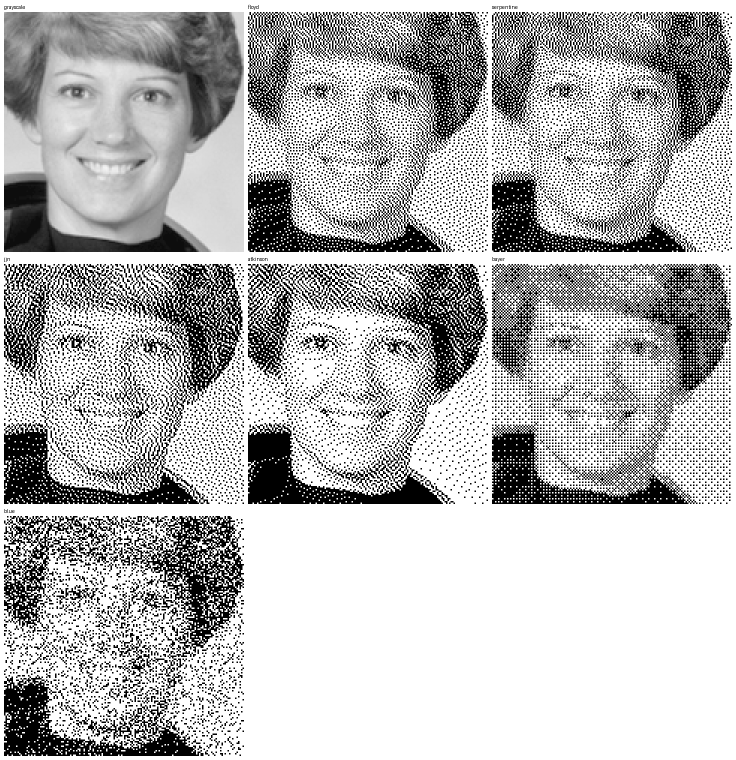
#> input picture docs/images/astronaut/detail.png, 1472 x 1520 px (shown at 1/2 size)
$ python compare_dither.py ../docs/images/astronaut/detail.png
#> lines starting #> are read from the running program, lines starting #| are printed output that depends on the picture; after the words box and inside, x2 and y2 are one past the last pixel; in counts of white or black regions, pixels touching at a corner belong together
### src/thermal_photo_box/cli.py
"""XP-80T thermal photo printing prototype.

Tested empirically by the project owner with USB ID 1fc9:2016.
Hardware-dependent functionality is not automatically tested.
"""
import argparse
from pathlib import Path

import numpy as np
from PIL import Image, ImageEnhance, ImageFilter, ImageOps

WIDTH = 576
VID = 0x1FC9
PID = 0x2016

JJN_KERNEL = (
    (1, 0, 7 / 48), (2, 0, 5 / 48),
    (-2, 1, 3 / 48), (-1, 1, 5 / 48), (0, 1, 7 / 48),
    (1, 1, 5 / 48), (2, 1, 3 / 48),
    (-2, 2, 1 / 48), (-1, 2, 3 / 48), (0, 2, 5 / 48),
    (1, 2, 3 / 48), (2, 2, 1 / 48),
)


def preprocess(path: Path, width: int, gamma: float, contrast: float, blur: float) -> Image.Image:
#> called with width = 576, gamma = 0.7, contrast = 0.9, blur = 0.35
    with Image.open(path) as src:
#> src is the input picture: PIL image 1472x1520 L; min 0, max 255, mean 183
        rgb = ImageOps.exif_transpose(src).convert("RGB")
    height = max(1, round(rgb.height * width / rgb.width))
#> height = 595
    gray = ImageOps.grayscale(rgb.resize((width, height), Image.Resampling.LANCZOS))
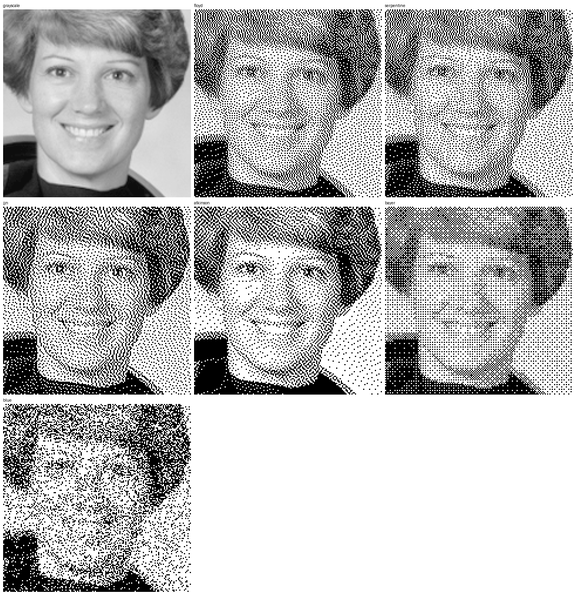
#> gray: PIL image 576x595 L; min 0, max 255, mean 181.5
    # Exponent below 1 brightens midtones.
    lut = [round(255 * (i / 255) ** gamma) for i in range(256)]
    gray = gray.point(lut)
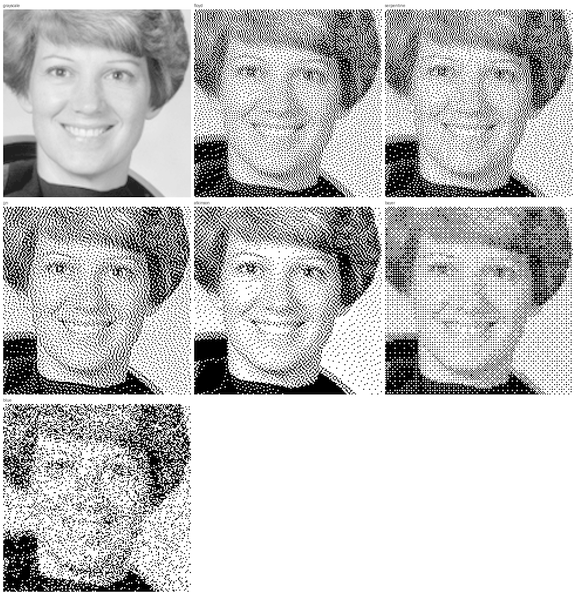
#> gray: PIL image 576x595 L; min 0, max 255, mean 192.3
    gray = ImageEnhance.Contrast(gray).enhance(contrast)
    if blur > 0:
        gray = gray.filter(ImageFilter.GaussianBlur(blur))
    return gray


# Threshold-noise amplitude (grey levels) of the "jjn-noise" method; see docs/candidates.md.
NOISE_AMPLITUDE = 64


def error_diffusion(gray: Image.Image, kernel, serpentine: bool = False, threshold_noise=None) -> Image.Image:
    """Error diffusion; `threshold_noise` (array of the image shape) is added to the threshold of 128."""
    src = np.asarray(gray, dtype=np.float32).copy()
    h, w = src.shape
    threshold = 128.0 + (np.zeros((h, w)) if threshold_noise is None else threshold_noise)
    output = np.empty((h, w), dtype=np.uint8)
    for y in range(h):
        reverse = serpentine and y % 2 == 1
        indices = range(w - 1, -1, -1) if reverse else range(w)
        direction = -1 if reverse else 1
        for x in indices:
            old = src[y, x]
            new = 255 if old >= threshold[y, x] else 0
            output[y, x] = new
            err = old - new
            for dx, dy, weight in kernel:
                nx, ny = x + direction * dx, y + dy
                if 0 <= nx < w and 0 <= ny < h:
                    src[ny, nx] += err * weight
    return Image.fromarray(output).convert("1", dither=Image.Dither.NONE)


# [9 lines left out: function dither, not called in this run]


def open_printer():
    from escpos.printer import Usb
    return Usb(VID, PID)


# [96 lines left out: functions set_density, main, not called in this run]


# [2 lines that do not run on import are left out]

### experiments/compare_dither.py
#!/usr/bin/env python3
"""Render (and optionally print) a dithering comparison for 576-dot printers.

Reproduces the XP-80T comparison in docs/experiments-xp80t.md:
Floyd-Steinberg, serpentine Floyd-Steinberg, Jarvis-Judice-Ninke, Atkinson,
Bayer 8x8 and an FFT high-pass threshold-mask approximation of blue noise.

Preprocessing is shared with the `thermal-photo-box render` command.
Printing is opt-in (--print); a density command is sent only with --density.
"""
import argparse
from pathlib import Path

import numpy as np
from PIL import Image, ImageDraw, ImageFont, ImageOps

from thermal_photo_box.cli import JJN_KERNEL, WIDTH, error_diffusion, open_printer, preprocess, set_density
from thermal_photo_box.simulate import DEFAULT_RADIUS, DotModel, simulate

FS_KERNEL = ((1, 0, 7 / 16), (-1, 1, 3 / 16), (0, 1, 5 / 16), (1, 1, 1 / 16))


def floyd(gray):
    return gray.convert("1", dither=Image.Dither.FLOYDSTEINBERG)


def serpentine(gray):
    return error_diffusion(gray, FS_KERNEL, serpentine=True)


def jjn(gray):
    return error_diffusion(gray, JJN_KERNEL)


def atkinson(gray):
    src = np.asarray(gray, dtype=np.float32)
    h, w = src.shape
    buf = np.pad(src, ((0, 2), (1, 2)), mode="edge")
    out = np.empty((h, w), dtype=np.uint8)
    for y in range(h):
        for x in range(w):
            v = buf[y, x + 1]
            q = 255.0 if v >= 128 else 0.0
            out[y, x] = int(q)
            err = (v - q) / 8.0  # distributes 6/8 of the error
            buf[y, x + 2] += err
            buf[y, x + 3] += err
            buf[y + 1, x] += err
            buf[y + 1, x + 1] += err
            buf[y + 1, x + 2] += err
            buf[y + 2, x + 1] += err
    return Image.fromarray(out).convert("1", dither=Image.Dither.NONE)


def bayer(gray):
    m = np.array([[0]], dtype=np.int32)
    for _ in range(3):
        m = np.block([[4 * m, 4 * m + 2], [4 * m + 3, 4 * m + 1]])
    src = np.asarray(gray, dtype=np.uint8)
    h, w = src.shape
    threshold = np.tile((m + 0.5) * (255.0 / 64), ((h + 7) // 8, (w + 7) // 8))[:h, :w]
    return Image.fromarray(np.where(src < threshold, 0, 255).astype(np.uint8)).convert("1", dither=Image.Dither.NONE)


def blue_noise_mask(size=128, seed=42):
    """High-pass-shaped random threshold mask; not an optimized void-and-cluster mask."""
    rng = np.random.default_rng(seed)
    noise = rng.standard_normal((size, size))
    fy = np.fft.fftfreq(size)[:, None]
    fx = np.fft.fftfreq(size)[None, :]
    radius = np.sqrt(fx * fx + fy * fy)
    weight = (radius / (radius + 0.12)) ** 1.5
    weight[0, 0] = 0
    filtered = np.fft.ifft2(np.fft.fft2(noise) * weight).real
    order = np.argsort(filtered.ravel())
    ranks = np.empty(size * size, dtype=np.float64)
    ranks[order] = np.arange(size * size)
    return (ranks.reshape(size, size) + 0.5) * 255.0 / (size * size)


def blue(gray):
    src = np.asarray(gray, dtype=np.uint8)
    h, w = src.shape
    mask = blue_noise_mask()
    s = mask.shape[0]
    threshold = np.tile(mask, ((h + s - 1) // s, (w + s - 1) // s))[:h, :w]
    return Image.fromarray(np.where(src < threshold, 0, 255).astype(np.uint8)).convert("1", dither=Image.Dither.NONE)


METHODS = {
    "floyd": floyd,
    "serpentine": serpentine,
    "jjn": jjn,
    "atkinson": atkinson,
    "bayer": bayer,
    "blue": blue,
}


LABELS = {
    "grayscale": "Grayscale input",
    "floyd": "Floyd-Steinberg",
    "serpentine": "Serpentine Floyd-Steinberg",
    "jjn": "Jarvis-Judice-Ninke",
    "atkinson": "Atkinson",
    "bayer": "Bayer 8x8",
    "blue": "FFT threshold mask",
    "ostromoukhov": "Ostromoukhov",
    "zhoufang": "Zhou-Fang",
}


# [42 lines left out: functions detail_crop, detail_sheet, not called in this run]


def main():
    parser = argparse.ArgumentParser(description=__doc__.splitlines()[0])
    parser.add_argument("image", type=Path, help="Source photo")
    parser.add_argument("--methods", nargs="+", choices=METHODS, default=list(METHODS))
    parser.add_argument("--output", type=Path, default=Path("output/dither-comparison"))
    parser.add_argument(
        "--detail", type=int, nargs=3, metavar=("LEFT", "TOP", "SIZE"),
        help="Also write detail.png with enlarged square crops at this position (576-px coordinates)",
    )
    parser.add_argument("--detail-scale", type=int, default=3)
    parser.add_argument("--simulate", action="store_true",
                        help="With --detail, also write detail-simulated.png (heat model) and detail-simulated-overlap.png")
    parser.add_argument("--print", dest="do_print", action="store_true", help="Print results over USB")
    parser.add_argument("--density", type=int, choices=range(1, 9), help="Send the persistent density command first")
    args = parser.parse_args()

    args.output.mkdir(parents=True, exist_ok=True)
    gray = preprocess(args.image, WIDTH, 0.70, 0.90, 0.35)
    gray.save(args.output / "00-grayscale.png")

    results = []
    for name in args.methods:
        print(f"Processing {name}...", flush=True)
        image = METHODS[name](gray)
        path = args.output / f"{name}.png"
        image.save(path, optimize=True)
        results.append((name, image))
        print(f"  Saved: {path}")
#> this loop made 6 passes
#> pass 1, in main, `image = METHODS[name](gray)`:
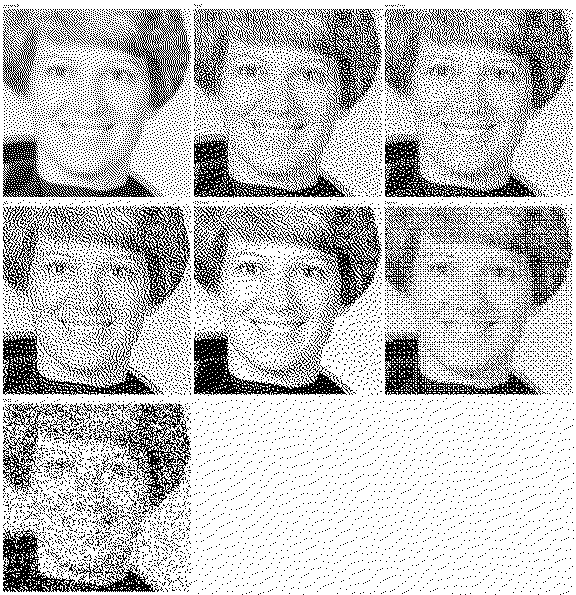
#> image: PIL image 576x595 1; 75.2% white; black in thin lines or dots
#> pass 2, in main, `image = METHODS[name](gray)`:
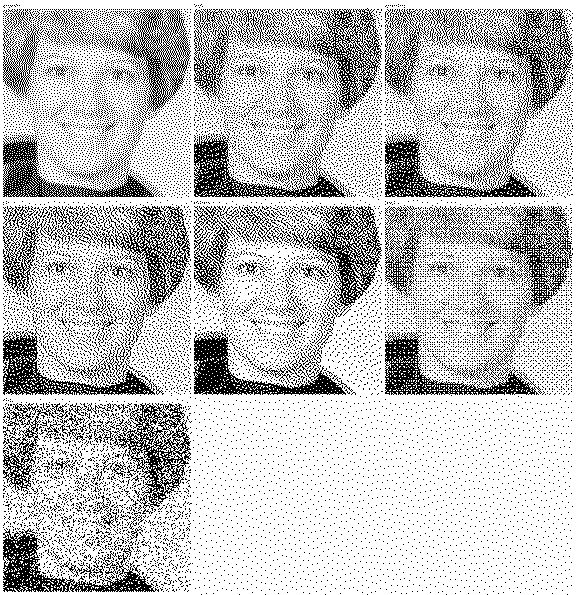
#> image: PIL image 576x595 1; 75.2% white; black in thin lines or dots
#> pass 3, in main, `image = METHODS[name](gray)`:
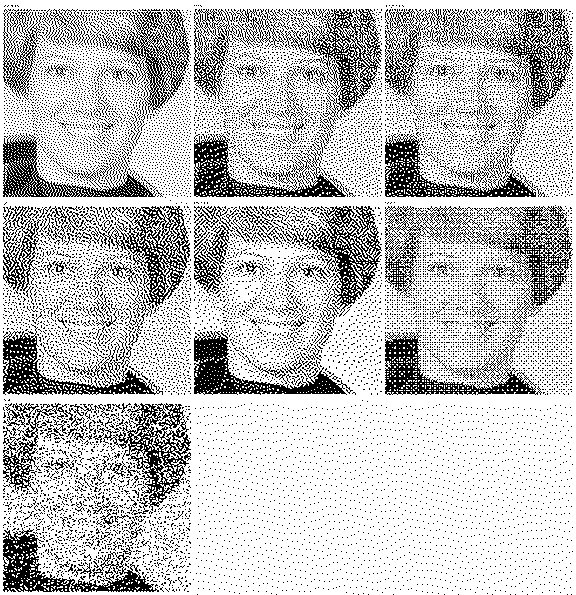
#> image: PIL image 576x595 1; 75.3% white; black in thin lines or dots
#> after the loop:
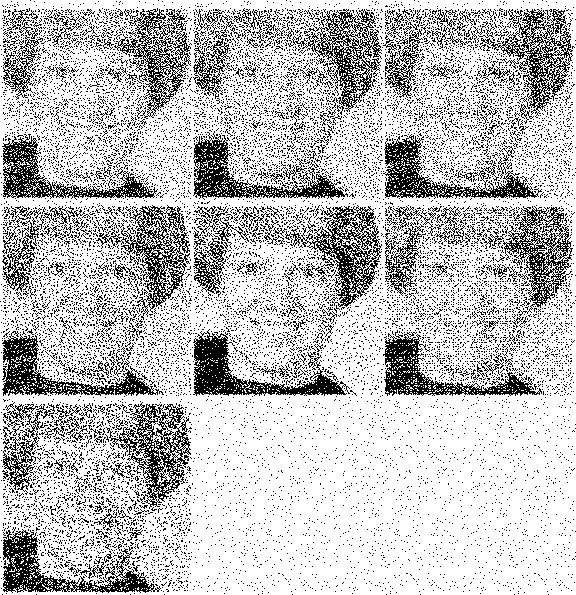
#> image: PIL image 576x595 1; 75.2% white; black in thin lines or dots
#> after the loop, results = 6 items

    if args.detail:
        path = args.output / "detail.png"
        detail_sheet(("grayscale", gray), results, args.detail, args.detail_scale).save(path, optimize=True)
        print(f"  Saved: {path}")

    if args.detail and args.simulate:
        for suffix, model in (("", DotModel()), ("-overlap", DotModel(radius=DEFAULT_RADIUS["overlap"], kind="overlap"))):
            path = args.output / f"detail-simulated{suffix}.png"
            detail_sheet(("grayscale", gray), results, args.detail, args.detail_scale, model=model).save(path, optimize=True)
            print(f"  Saved: {path}")

    if not args.do_print:
        print("Previews saved; no printing performed. Add --print to print.")
        return

    printer = open_printer()
    try:
        if args.density is not None:
            set_density(printer, args.density)
        for name, image in results:
            print(f"Printing {name}...", flush=True)
            printer.text(f"\n--- {name.upper()} ---\n")
            printer.image(image, impl="bitImageRaster")
            printer.text("\n\n")
        printer.cut()
        print("Image data transmitted; check actual prints")
    finally:
        printer.close()


if __name__ == "__main__":
    main()

$ run again, with docs/images/astronaut/atkinson.png copied over docs/images/astronaut/detail.png
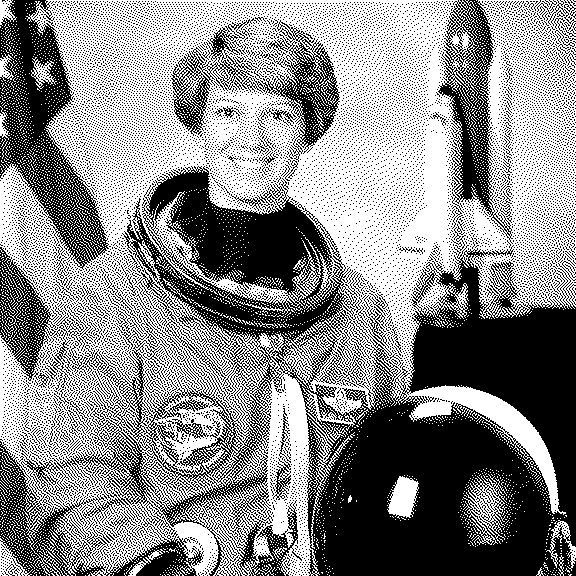
#> input picture docs/images/astronaut/atkinson.png, 576 x 576 px
#> in preprocess, src is the input picture: PIL image 576x576 1; 54.3% white; 14633 black regions (14531 under 20 px), largest, box (x1, y1, x2, y2) and area: (0, 166, 576, 576) 98837, (0, 0, 109, 270) 11141, (438, 0, 513, 244) 5702
#> in preprocess, `gray = gray.filter(ImageFilter.GaussianBlur(blur))`:
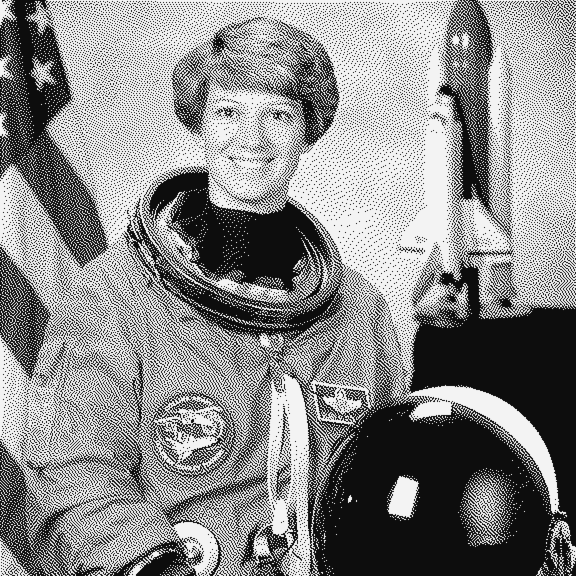
#> gray: PIL image 576x576 L; min 13, max 243, mean 138
#> after the loop in main, `for name in args.methods:`:
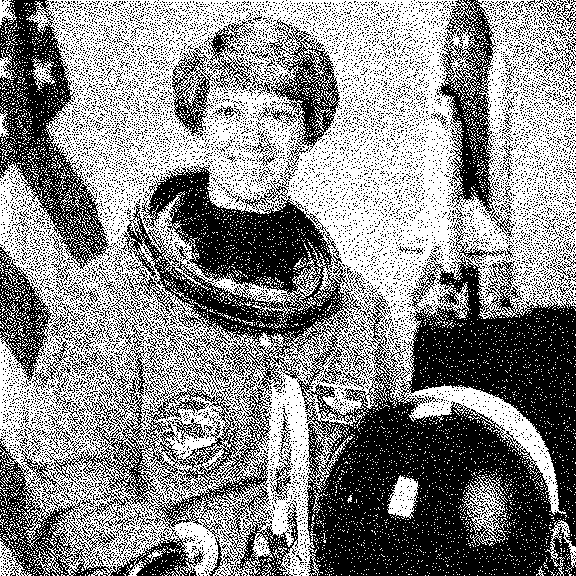
#> image: PIL image 576x576 1; 54.1% white; 11915 black regions (11770 under 20 px), largest, box (x1, y1, x2, y2) and area: (0, 164, 576, 576) 95083, (0, 0, 112, 270) 10826, (439, 0, 515, 237) 5561
#> after the loop in main, `for name in args.methods:`: results = 6 items
